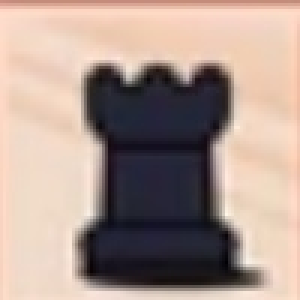
#> input picture app/temp_squares/square_r0_c0.jpg, 100 x 100 px (shown 3 times larger)
$ python -i preprocessing.py   (imports and definitions only)
#> lines starting #> are read from the running program, lines starting #| are printed output that depends on the picture; after the words box and inside, x2 and y2 are one past the last pixel; in counts of white or black regions, pixels touching at a corner belong together
#> in process_uploaded_image, image is the input picture: shape (100, 100, 3); mean B, G, R 142.1, 151.3, 171.4
from __future__ import annotations

from pathlib import Path
import cv2
import numpy as np

from app.config import BOARD_SIZE


def _order_points(points):
    points = np.asarray(points, dtype=np.float32)
    rect = np.zeros((4, 2), dtype=np.float32)
    sums = points.sum(axis=1)
    diffs = np.diff(points, axis=1).reshape(-1)
    rect[0] = points[np.argmin(sums)]
    rect[2] = points[np.argmax(sums)]
    rect[1] = points[np.argmin(diffs)]
    rect[3] = points[np.argmax(diffs)]
    return rect


def _find_board_corners(image):
    gray = cv2.cvtColor(image, cv2.COLOR_BGR2GRAY)
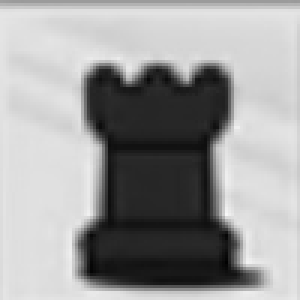
#> gray: shape (100, 100) (shown 3 times larger); min 1, max 247, mean 156.3
    edges = cv2.Canny(cv2.GaussianBlur(gray, (5, 5), 0), 50, 150)
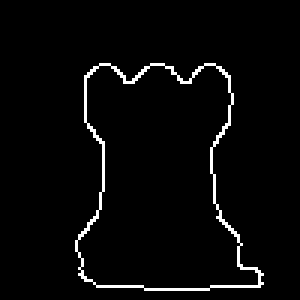
#> edges: shape (100, 100) (shown 3 times larger); 3% white in thin lines or dots, all inside (x1, y1, x2, y2) = (25, 21, 88, 97)
    contours, _ = cv2.findContours(edges, cv2.RETR_LIST, cv2.CHAIN_APPROX_SIMPLE)
#> contours = 2 contours; box (x1, y1, x2, y2) and area: (25, 21, 88, 97) 3302, (25, 21, 87, 97) 3249
    image_area = image.shape[0] * image.shape[1]
#> image_area = 10000
    candidates = []
    for contour in contours:
        area = cv2.contourArea(contour)
        if area < image_area * 0.15:
            continue
        perimeter = cv2.arcLength(contour, True)
        if perimeter <= 0:
            continue
        approx = cv2.approxPolyDP(contour, 0.02 * perimeter, True)
        if len(approx) == 4 and cv2.isContourConvex(approx):
            candidates.append((area, approx.reshape(4, 2)))
#> this loop made 2 passes
#> (area, perimeter) on passes 1 to 2: (3249, 281.1), (3301.5, 284.6)
#> after the loop, candidates = []
    if not candidates:
#> (the run stopped early here; a loop or call above may not have finished)

$ run again, on app/temp_squares/square_r0_c1.jpg
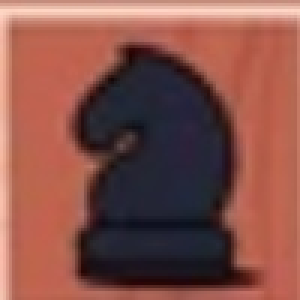
#> input picture app/temp_squares/square_r0_c1.jpg, 100 x 100 px (shown 3 times larger)
#> in process_uploaded_image, image is the input picture: shape (100, 100, 3); mean B, G, R 73.8, 81.5, 134.4
#> in _find_board_corners, `gray = cv2.cvtColor(image, cv2.COLOR_BGR2GRAY)`:
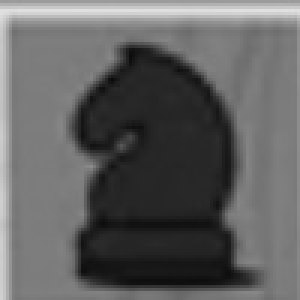
#> gray: shape (100, 100) (shown 3 times larger); min 10, max 224, mean 96.5
#> in _find_board_corners, `edges = cv2.Canny(cv2.GaussianBlur(gray, (5, 5), 0), 50, 150)`:
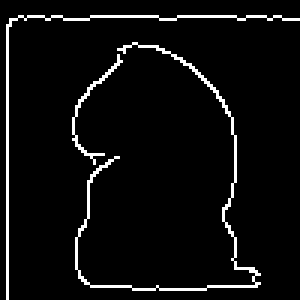
#> edges: shape (100, 100) (shown 3 times larger); 5% white in thin lines or dots
#> contours = 3 contours, 2 with area under 20; largest, box (x1, y1, x2, y2) and area: (25, 14, 87, 97) 40
#> the loop in _find_board_corners, `for contour in contours:` made 3 passes
#> area on pass 2: 39.5
#> after the loop in _find_board_corners, `for contour in contours:`: candidates = []

$ run again, on app/temp_squares/square_r0_c2.jpg
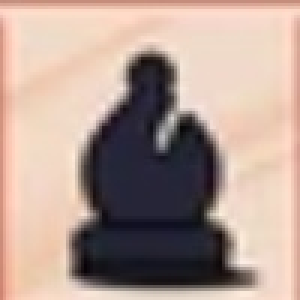
#> input picture app/temp_squares/square_r0_c2.jpg, 100 x 100 px (shown 3 times larger)
#> in process_uploaded_image, image is the input picture: shape (100, 100, 3); mean B, G, R 146.5, 156.4, 178.5
#> in _find_board_corners, `gray = cv2.cvtColor(image, cv2.COLOR_BGR2GRAY)`:
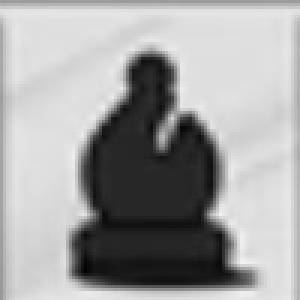
#> gray: shape (100, 100) (shown 3 times larger); min 4, max 241, mean 161.9
#> in _find_board_corners, `edges = cv2.Canny(cv2.GaussianBlur(gray, (5, 5), 0), 50, 150)`:
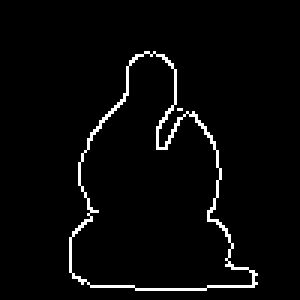
#> edges: shape (100, 100) (shown 3 times larger); 3.2% white in thin lines or dots, all inside (x1, y1, x2, y2) = (23, 17, 86, 97)
#> contours = 3 contours, 1 with area under 20; largest, box (x1, y1, x2, y2) and area: (23, 17, 86, 97) 2956, (23, 17, 85, 97) 2898
#> the loop in _find_board_corners, `for contour in contours:` made 3 passes
#> (area, perimeter) on passes 2 to 3: (2898, 293.3), (2956, 294.1)
#> after the loop in _find_board_corners, `for contour in contours:`: candidates = []
